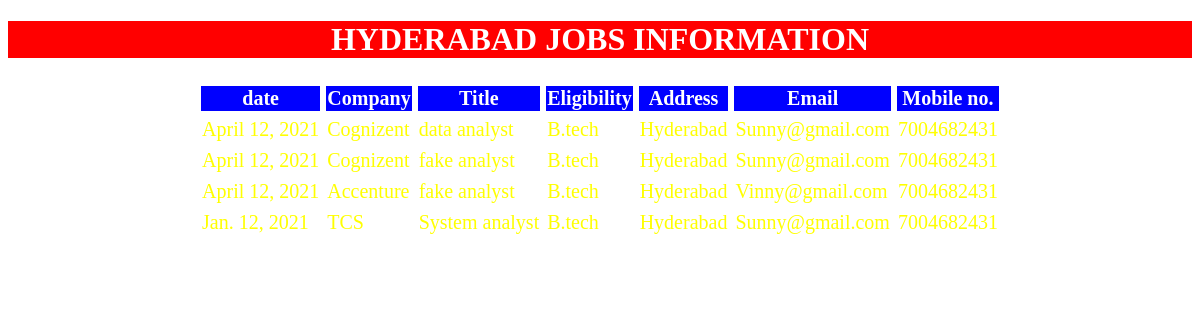
Screenshot of /hydjobs/ with the database file from the repository.
### jobapp/models.py (models this page shows)
class hydjobs(models.Model):
    date=models.DateField();
    company=models.CharField(max_length=64);
    title = models.CharField(max_length=64);
    eligibility = models.CharField(max_length=64);
    address = models.CharField(max_length=64);
    email=models.EmailField();
    mobileno= models.IntegerField();

### jobapp/views.py (the view)
# urls.py: path('hydjobs/', views.hydjobs1),
def hydjobs1(request):
    jobs_list=hydjobs.objects.order_by('-date')
    paginator=Paginator(jobs_list,25)
    page_number=request.GET.get('page')
    try:
        jobs_list=paginator.page(page_number)
    except PageNotAnInteger:
        jobs_list=paginator.page(1)
    except EmptyPage:
        jobs_list=paginator.page(paginator.num_pages)
    return render(request,'testapp/hydjobs.html',{'jobs_list':jobs_list})

### templates/testapp/hydjobs.html (shortened to what this page needs)
<!DOCTYPE html>
{% load static %}
<html lang="en" dir="ltr">
  <head>
      <link rel="stylesheet" href="{% static "css/demodjproject.css" %}">
  </head>
  <body>
    <h1> HYDERABAD JOBS INFORMATION </h1>
    {% if jobs_list %}
    <table>
      <thead>
        <th>date</th>
        <th>Company</th>
        <th>Title</th>
        <th>Eligibility</th>
        <th>Address</th>
        <th>Email</th>
        <th>Mobile no.</th>
      </thead>
      {% for job in jobs_list %}
      <tr>
        <td>{{job.date}}</td>
        <td>{{job.company}}</td>
        <td>{{job.title}}</td>
        <td>{{job.eligibility}}</td>
        <td>{{job.address}}</td>
        <td>{{job.email}}</td>
        <td>{{job.mobileno}}</td>
      </tr>
      {% endfor  %}
    </table>
    {% else %}
    <p>No jobs found in hyderabad </p>
    {% endif %}
  </body>
</html>

### static/css/demodjproject.css (style rules this page uses)
body { background: url(https://images.unsplash.com/photo-1639748222276-9d35026de3c6?ixlib=rb-1.2.1&ixid= MnwxMjA3fDB8MHx0b3BpYy1mZWVkfDE0fGJvOGpRS1RhRTBZfHxlbnwwfHx8fA%3D%3D&auto=format&fit=crop&w=500&q=60) }
h1 { color:white; text-align:center; background: red; }
table,thead,th,tr,td { color:yellow; border:2px solid white; font-size:20px; margin:auto; background:red: }
thead,th { color:white; border:2px solid white; font-size:20px; margin:auto; background:blue; }

### rows the page displays
hydjobs: date "April 12, 2021", company "Cognizent", title "data analyst", eligibility "B.tech", address "Hyderabad", email "Sunny@gmail.com", mobileno "7004682431"
hydjobs: date "April 12, 2021", company "Cognizent", title "fake analyst", eligibility "B.tech", address "Hyderabad", email "Sunny@gmail.com", mobileno "7004682431"
hydjobs: date "April 12, 2021", company "Accenture", title "fake analyst", eligibility "B.tech", address "Hyderabad", email "Vinny@gmail.com", mobileno "7004682431"
hydjobs: date "Jan. 12, 2021", company "TCS", title "System analyst", eligibility "B.tech", address "Hyderabad", email "Sunny@gmail.com", mobileno "7004682431"
